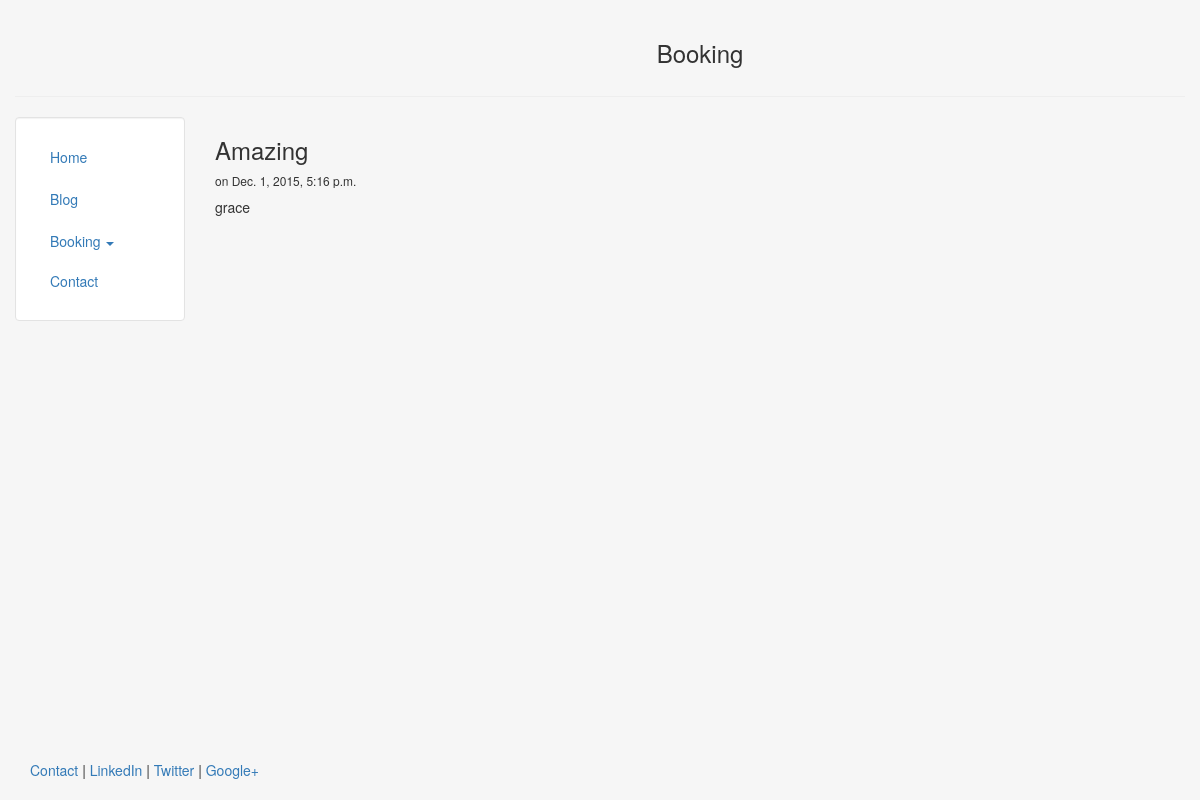
Page /blog/2 on the committed database.
### blog/models.py (models this page shows, shortened)
class Post(models.Model):
    title = models.CharField(max_length=140)
    body = models.TextField()
    date = models.DateTimeField()

### blog/templates/blog/post.html
{% extends "personal/header.html" %}
{% block content %}
	<h3>{{post.title}}</h3>
	<h6>on {{post.date}}</h6>
	{{post.body|safe|linebreaks}}
{% endblock %}

### personal/templates/personal/header.html (style rules this page uses)
html, body { height:100% }

### rows in the picture
Post: title "Amazing", date "Dec. 1, 2015, 5:16 p.m.", body "grace"
